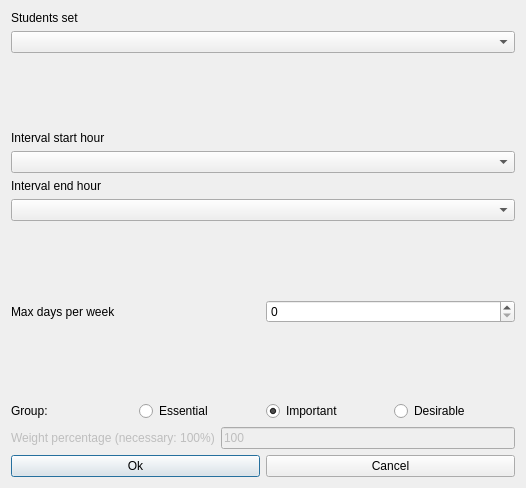
<?xml version="1.0" encoding="UTF-8"?>
<ui version="4.0">
 <class>ModifyConstraintStudentsSetIntervalMaxDaysPerWeekForm_template</class>
 <widget class="QDialog" name="ModifyConstraintStudentsSetIntervalMaxDaysPerWeekForm_template">
  <property name="geometry">
   <rect>
    <x>0</x>
    <y>0</y>
    <width>526</width>
    <height>488</height>
   </rect>
  </property>
  <property name="windowTitle">
   <string extracomment="This is the title of the dialog to modify a constraint of this type">Modify students set interval max days per week</string>
  </property>
  <layout class="QVBoxLayout" name="verticalLayout">
   <item>
    <layout class="QVBoxLayout">
     <item>
      <widget class="QLabel" name="studentsTextLabel">
       <property name="frameShape">
        <enum>QFrame::NoFrame</enum>
       </property>
       <property name="frameShadow">
        <enum>QFrame::Plain</enum>
       </property>
       <property name="text">
        <string>Students set</string>
       </property>
       <property name="wordWrap">
        <bool>false</bool>
       </property>
      </widget>
     </item>
     <item>
      <widget class="QComboBox" name="studentsComboBox">
       <property name="editable">
        <bool>false</bool>
       </property>
       <property name="insertPolicy">
        <enum>QComboBox::NoInsert</enum>
       </property>
       <property name="autoCompletion">
        <bool>false</bool>
       </property>
       <property name="duplicatesEnabled">
        <bool>false</bool>
       </property>
      </widget>
     </item>
    </layout>
   </item>
   <item>
    <spacer name="spacer9">
     <property name="orientation">
      <enum>Qt::Vertical</enum>
     </property>
     <property name="sizeType">
      <enum>QSizePolicy::Expanding</enum>
     </property>
     <property name="sizeHint" stdset="0">
      <size>
       <width>20</width>
       <height>21</height>
      </size>
     </property>
    </spacer>
   </item>
   <item>
    <layout class="QVBoxLayout">
     <item>
      <widget class="QLabel" name="startTextLabel">
       <property name="frameShape">
        <enum>QFrame::NoFrame</enum>
       </property>
       <property name="frameShadow">
        <enum>QFrame::Plain</enum>
       </property>
       <property name="text">
        <string>Interval start hour</string>
       </property>
       <property name="wordWrap">
        <bool>false</bool>
       </property>
      </widget>
     </item>
     <item>
      <widget class="QComboBox" name="startHourComboBox">
       <property name="editable">
        <bool>false</bool>
       </property>
       <property name="insertPolicy">
        <enum>QComboBox::NoInsert</enum>
       </property>
       <property name="autoCompletion">
        <bool>false</bool>
       </property>
       <property name="duplicatesEnabled">
        <bool>false</bool>
       </property>
      </widget>
     </item>
    </layout>
   </item>
   <item>
    <layout class="QVBoxLayout">
     <item>
      <widget class="QLabel" name="endTextLabel">
       <property name="frameShape">
        <enum>QFrame::NoFrame</enum>
       </property>
       <property name="frameShadow">
        <enum>QFrame::Plain</enum>
       </property>
       <property name="text">
        <string>Interval end hour</string>
       </property>
       <property name="wordWrap">
        <bool>false</bool>
       </property>
      </widget>
     </item>
     <item>
      <widget class="QComboBox" name="endHourComboBox">
       <property name="editable">
        <bool>false</bool>
       </property>
       <property name="insertPolicy">
        <enum>QComboBox::NoInsert</enum>
       </property>
       <property name="autoCompletion">
        <bool>false</bool>
       </property>
       <property name="duplicatesEnabled">
        <bool>false</bool>
       </property>
      </widget>
     </item>
    </layout>
   </item>
   <item>
    <spacer name="spacer8">
     <property name="orientation">
      <enum>Qt::Vertical</enum>
     </property>
     <property name="sizeType">
      <enum>QSizePolicy::Expanding</enum>
     </property>
     <property name="sizeHint" stdset="0">
      <size>
       <width>20</width>
       <height>31</height>
      </size>
     </property>
    </spacer>
   </item>
   <item>
    <layout class="QHBoxLayout">
     <item>
      <widget class="QLabel" name="maxDaysTextLabel">
       <property name="frameShape">
        <enum>QFrame::NoFrame</enum>
       </property>
       <property name="frameShadow">
        <enum>QFrame::Plain</enum>
       </property>
       <property name="text">
        <string>Max days per week</string>
       </property>
       <property name="wordWrap">
        <bool>false</bool>
       </property>
      </widget>
     </item>
     <item>
      <widget class="QSpinBox" name="maxDaysSpinBox"/>
     </item>
    </layout>
   </item>
   <item>
    <spacer name="spacer7">
     <property name="orientation">
      <enum>Qt::Vertical</enum>
     </property>
     <property name="sizeType">
      <enum>QSizePolicy::Expanding</enum>
     </property>
     <property name="sizeHint" stdset="0">
      <size>
       <width>20</width>
       <height>31</height>
      </size>
     </property>
    </spacer>
   </item>
   <item>
    <layout class="QHBoxLayout" name="horizontalLayout_4">
     <item>
      <widget class="QLabel" name="groupTextLabel">
       <property name="text">
        <string>Group:</string>
       </property>
      </widget>
     </item>
     <item>
      <widget class="QRadioButton" name="essentialRadioButton">
       <property name="text">
        <string>Essential</string>
       </property>
      </widget>
     </item>
     <item>
      <widget class="QRadioButton" name="importantRadioButton">
       <property name="text">
        <string>Important</string>
       </property>
       <property name="checked">
        <bool>true</bool>
       </property>
      </widget>
     </item>
     <item>
      <widget class="QRadioButton" name="desirableRadioButton">
       <property name="text">
        <string>Desirable</string>
       </property>
      </widget>
     </item>
    </layout>
   </item>
   <item>
    <layout class="QHBoxLayout">
     <item>
      <widget class="QLabel" name="weightTextLabel">
       <property name="enabled">
        <bool>false</bool>
       </property>
       <property name="frameShape">
        <enum>QFrame::NoFrame</enum>
       </property>
       <property name="frameShadow">
        <enum>QFrame::Plain</enum>
       </property>
       <property name="text">
        <string>Weight percentage (necessary: 100%)</string>
       </property>
       <property name="wordWrap">
        <bool>false</bool>
       </property>
      </widget>
     </item>
     <item>
      <widget class="QLineEdit" name="weightLineEdit">
       <property name="enabled">
        <bool>false</bool>
       </property>
       <property name="text">
        <string notr="true">100</string>
       </property>
      </widget>
     </item>
    </layout>
   </item>
   <item>
    <layout class="QHBoxLayout">
     <item>
      <widget class="QPushButton" name="okPushButton">
       <property name="text">
        <string>Ok</string>
       </property>
      </widget>
     </item>
     <item>
      <widget class="QPushButton" name="cancelPushButton">
       <property name="text">
        <string>Cancel</string>
       </property>
      </widget>
     </item>
    </layout>
   </item>
  </layout>
 </widget>
 <layoutdefault spacing="6" margin="11"/>
 <resources/>
 <connections/>
</ui>
